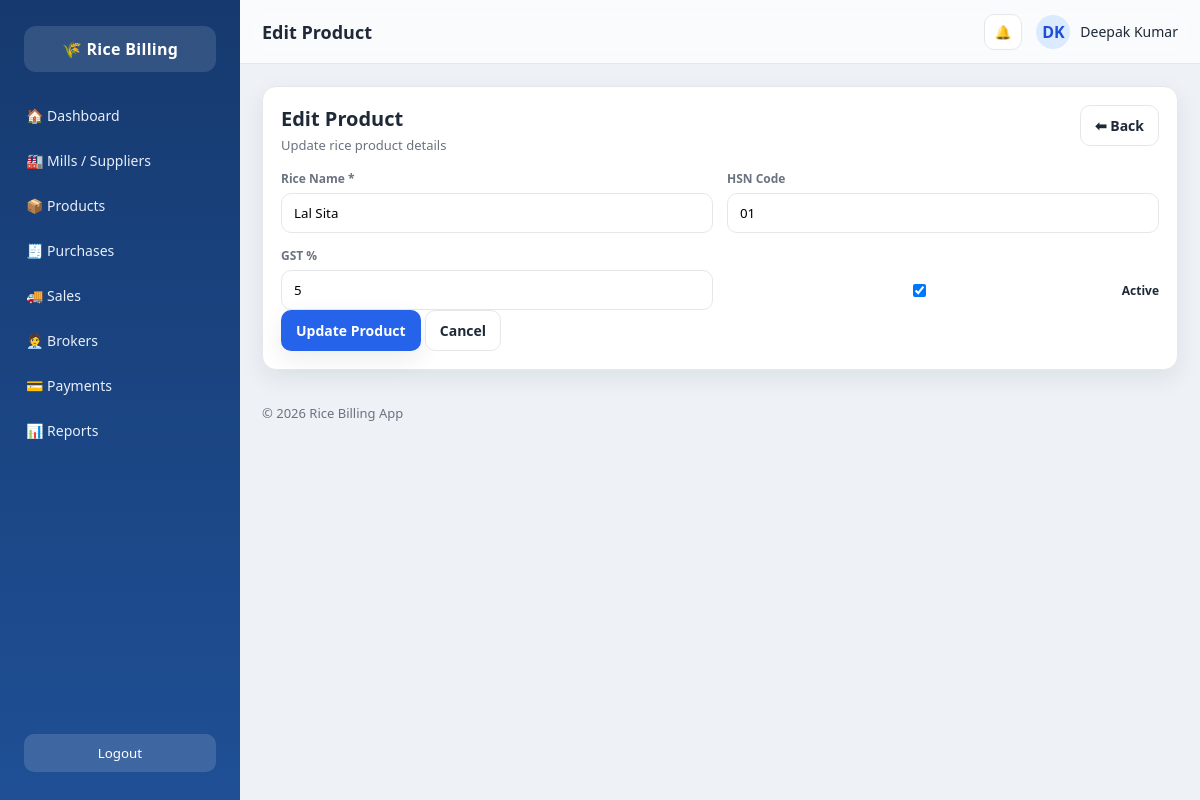
The app's page /products/edit/1/ with its own data.
### core/models.py (models this page shows, shortened)
class Product(models.Model):
    rice_name = models.CharField(max_length=100)
    hsn_code = models.CharField(max_length=20)
    gst_percent = models.IntegerField()
    is_active = models.BooleanField(default=True)

### core/views.py (the view, shortened to what this page needs)
# urls.py: path('products/edit/<int:product_id>/', views.edit_product, name='edit_product'),
def edit_product(request, product_id):
    product = get_object_or_404(Product, id=product_id)
    return render(request, "core/edit_product.html", {"product": product})

### core/templates/core/edit_product.html (shortened to what this page needs)
{% extends 'core/base.html' %}
{% block page_title %}Edit Product{% endblock %}
{% block content %}
<div class="panel">
  <div class="list-header">
    <div>
      <h2 class="list-title">Edit Product</h2>
      <p class="muted">Update rice product details</p>
    </div>
    <div class="list-actions">
      <a href="{% url 'product_list' %}" class="btn btn-outline">⬅ Back</a>
    </div>
  </div>
  <form method="POST" class="form">
    <div class="form-grid">
      <div class="form-group">
        <label>Rice Name *</label>
        <input type="text" name="rice_name" value="{{ product.rice_name }}" required>
      </div>
      <div class="form-group">
        <label>HSN Code</label>
        <input type="text" name="hsn_code" value="{{ product.hsn_code }}">
      </div>
      <div class="form-group">
        <label>GST %</label>
        <input type="number" step="0.01" name="gst_percent" value="{{ product.gst_percent }}">
      </div>
      <div class="form-group" style="display:flex; align-items:center; gap:10px; margin-top:24px;">
        <input type="checkbox" name="is_active" {% if product.is_active %}checked{% endif %}>
        <label style="margin:0; font-weight:700; color:var(--text);">Active</label>
      </div>
    </div>
    <div class="form-actions">
      <button type="submit" class="btn btn-primary">Update Product</button>
      <a href="{% url 'product_list' %}" class="btn btn-outline">Cancel</a>
    </div>
  </form>
</div>
{% endblock %}

### core/static/core/style.css (style rules this page uses)
* { margin:0; padding:0; box-sizing:border-box; font-family: "Segoe UI", Arial, sans-serif; }
:root { --bg:#eef2f7; --panel:#ffffff; --text:#1f2937; --muted:#6b7280; --border:#e5e7eb; --nav:#163a6f; --nav2:#1f4f95; --primary:#2563eb; --shadow: 0 8px 24px rgba(16,24,40,0.08); }
body.app { background: var(--bg); color: var(--text); min-height:100vh; display:flex; }
.btn { display:inline-flex; align-items:center; justify-content:center; gap:10px; padding:10px 14px; border-radius:10px; text-decoration:none; font-weight:600; font-size:14px; border:1px solid transparent; }
.btn-primary { background: var(--primary); color:#fff; box-shadow: var(--shadow); }
.panel { background: var(--panel); border:1px solid var(--border); border-radius:14px; padding:14px; box-shadow: var(--shadow); min-width:0; }
.muted { color:var(--muted); font-size:13px; }
.form { margin-top: 10px; }
.form-grid { display:grid; grid-template-columns: repeat(2, minmax(220px, 1fr)); gap:14px; }
.form-group label { display:block; font-size:12px; font-weight:700; color: var(--muted); margin-bottom:6px; }
.form-group input, .form-group textarea { width:100%; padding:10px 12px; border:1px solid var(--border); border-radius:10px; outline:none; background:#fff; }
.btn-outline { background:#fff; border:1px solid var(--border); color: var(--text); }
.list-header { display:flex; justify-content:space-between; align-items:flex-start; gap:14px; margin-bottom:16px; }
.list-title { font-size:20px; font-weight:800; margin-bottom:4px; }
.list-actions { display:flex; align-items:center; gap:12px; flex-wrap:wrap; }
.panel { padding:18px; }

### records on screen
Product: rice_name "Lal Sita", hsn_code "01", gst_percent "5", is_active "☑"
